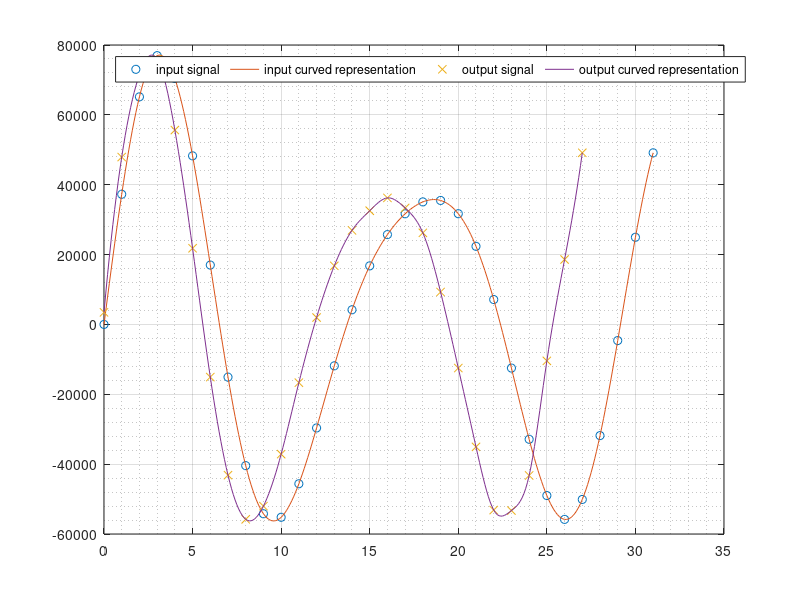

MATLAB code for this plot:

in_size     =32;
out_size    =28;

%%32 samples of signal
t_in =0: 1: in_size-1;
t_out=0: 1: out_size-1;

signal_amp  =20000;
sample_rate =8000;
signal_freq =[555; 600; 523; 800];
in_signal   =signal_amp * sin( 2 * pi * (signal_freq/sample_rate) * t_in);
in_signal   =ceil(in_signal); %round up to integeres
in_signal   =sum(in_signal);

%%Show input signal
in_spl_x  = 0: 0.1:  in_size-1;
in_spl_y  = spline(t_in,  in_signal,  in_spl_x);
plot(t_in,      in_signal,  'o', ...
     in_spl_x,  in_spl_y);
legend({'input signal', 'input curved representation'}, ...
       'Location','northwest','Orientation','horizontal');
    grid on;
    grid minor;
    
%%generate sinc table
sinc_arg=zeros(out_size,in_size,'double');
sinc_val=zeros(out_size,in_size,'double');
for out_idx=1:out_size
    for in_idx=1:in_size
           sinc_arg(out_idx,in_idx) = pi*(out_idx*in_size/out_size-in_idx);
       if (sinc_arg(out_idx,in_idx)==0)
           sinc_val(out_idx,in_idx)=2^15;
       else
           sinc_val(out_idx,in_idx)=ceil(2^15 * sin(sinc_arg(out_idx,in_idx))/(sinc_arg(out_idx,in_idx)));
       end       
    end
end

%%apply sinc
out_signal=zeros(out_size,1,'double');
for out_idx=1:out_size
    for in_idx=1:in_size    
        out_signal(out_idx)= out_signal(out_idx) + ceil((in_signal(in_idx) * sinc_val(out_idx, in_idx))/2^15);
        fprintf("%-6d ", out_signal(out_idx));
    end
    fprintf("%d -> %d\n", out_idx, out_signal(out_idx));
end

%%demonstrate
out_spl_x = 0: 0.1: out_size-1;
out_spl_y = spline(t_out, out_signal, out_spl_x);
plot(t_in,      in_signal,  'o', ...
     in_spl_x,  in_spl_y,        ...
     t_out,     out_signal, 'x', ...
     out_spl_x, out_spl_y );
grid on;
grid minor;
lgd = legend({'input signal', 'input curved representation', ...
       'output signal', 'output curved representation'},     ...
       'Location','northwest','Orientation','horizontal');
